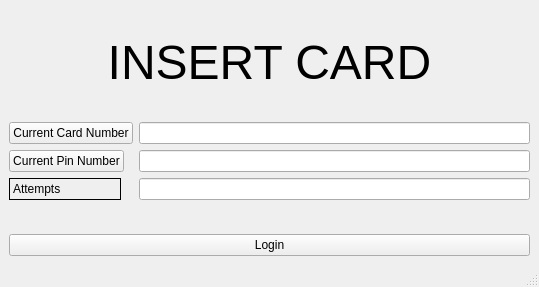
<?xml version="1.0" encoding="UTF-8"?>
<ui version="4.0">
 <class>MainWindow</class>
 <widget class="QMainWindow" name="MainWindow">
  <property name="geometry">
   <rect>
    <x>0</x>
    <y>0</y>
    <width>539</width>
    <height>287</height>
   </rect>
  </property>
  <property name="windowTitle">
   <string>MainWindow</string>
  </property>
  <widget class="QWidget" name="centralwidget">
   <layout class="QVBoxLayout" name="verticalLayout">
    <item>
     <widget class="QLabel" name="label">
      <property name="font">
       <font>
        <pointsize>36</pointsize>
       </font>
      </property>
      <property name="text">
       <string>INSERT CARD</string>
      </property>
      <property name="alignment">
       <set>Qt::AlignmentFlag::AlignCenter</set>
      </property>
     </widget>
    </item>
    <item>
     <layout class="QFormLayout" name="formLayout">
      <item row="0" column="0">
       <widget class="QPushButton" name="card">
        <property name="text">
         <string>Current Card Number</string>
        </property>
       </widget>
      </item>
      <item row="0" column="1">
       <widget class="QLineEdit" name="cardNum"/>
      </item>
      <item row="1" column="0">
       <widget class="QPushButton" name="pin">
        <property name="text">
         <string>Current Pin Number</string>
        </property>
       </widget>
      </item>
      <item row="1" column="1">
       <widget class="QLineEdit" name="pinNum"/>
      </item>
      <item row="2" column="1">
       <widget class="QLineEdit" name="attemptsLeft"/>
      </item>
      <item row="2" column="0">
       <widget class="QLabel" name="yrityksia">
        <property name="frameShape">
         <enum>QFrame::Shape::Box</enum>
        </property>
        <property name="text">
         <string>Attempts                 </string>
        </property>
       </widget>
      </item>
     </layout>
    </item>
    <item>
     <widget class="QPushButton" name="btnLogin">
      <property name="text">
       <string>Login</string>
      </property>
     </widget>
    </item>
   </layout>
  </widget>
  <widget class="QMenuBar" name="menubar">
   <property name="geometry">
    <rect>
     <x>0</x>
     <y>0</y>
     <width>539</width>
     <height>24</height>
    </rect>
   </property>
  </widget>
  <widget class="QStatusBar" name="statusbar"/>
 </widget>
 <resources/>
 <connections/>
</ui>
